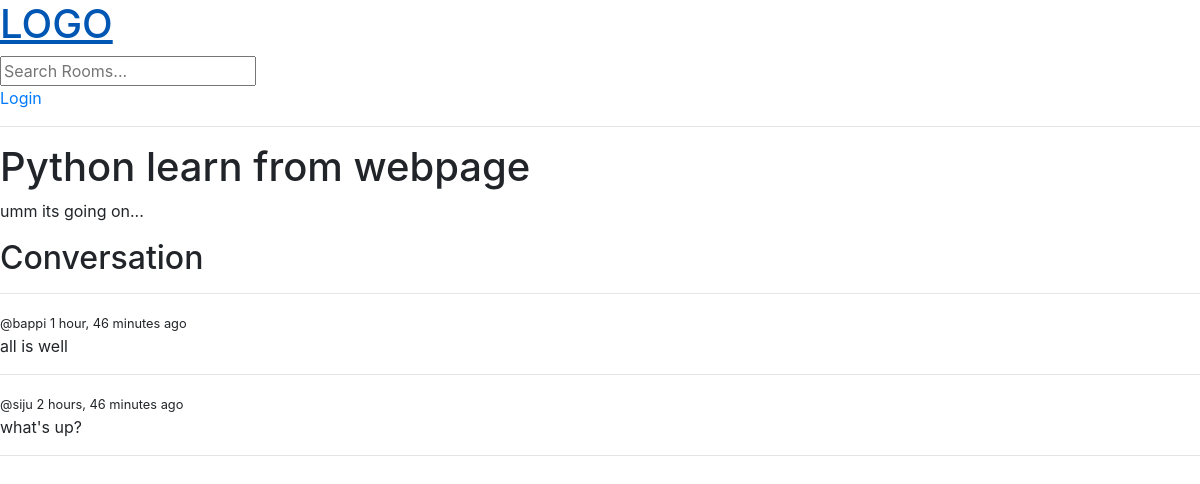
The app's page /room/2 with its own data.
### base/models.py (models this page shows, shortened)
class Rooms(models.Model):
    host = models.ForeignKey(User, on_delete=models.SET_NULL, null=True)
    topic = models.ForeignKey(Topic, on_delete=models.SET_NULL, null=True)
    name = models.CharField(max_length=200)
    description = models.TextField(null=True, blank=True)
    participants = models.ManyToManyField(User, related_name='participants', blank=True)
    updated = models.DateTimeField(auto_now=True)
    created = models.DateTimeField(auto_now_add=True)
    class Meta:
        ordering = ['-updated','-created']

class Message(models.Model):
    user = models.ForeignKey(User, on_delete=models.CASCADE)
    room = models.ForeignKey(Rooms, on_delete=models.CASCADE)
    body = models.TextField(max_length=200)
    updated = models.DateTimeField(auto_now=True)
    created = models.DateTimeField(auto_now_add=True)
    class Meta:
        ordering = ['-updated','-created']

### base/views.py (the view, shortened to what this page needs)
# urls.py: path('room/<str:pk>',views.room, name = 'room'),
def room(request,pk):
    room = Rooms.objects.get(id=pk)
    room_messages = room.message_set.all().order_by('-created')
    context = { 'room': room, 'room_messages': room_messages}
    return render(request, 'base/room.html',context)

### base/templates/base/room.html (shortened to what this page needs)
{% extends 'base/main.html' %}
{% block content%}
    <div>
        <h1>{{ room.name }}</h1>
        <p>{{ room.description }}</p>
        <div class="comment-wrapper">
            <h2>Conversation</h2>
            <hr>
            {% for message in room_messages %}
            <div>
                <small>@{{ message.user }} {{ message.created|timesince }} ago</small>
                <p>{{ message.body }}</p>
                <hr>
            </div>
            {% endfor %}
        </div>
    </div>
{% endblock %}

### records on screen
Rooms: name "Python learn from webpage", description "umm its going on..."
Message: user "bappi", created "1 hour, 46 minutes", body "all is well"
Message: user "siju", created "2 hours, 46 minutes", body "what's up?"
